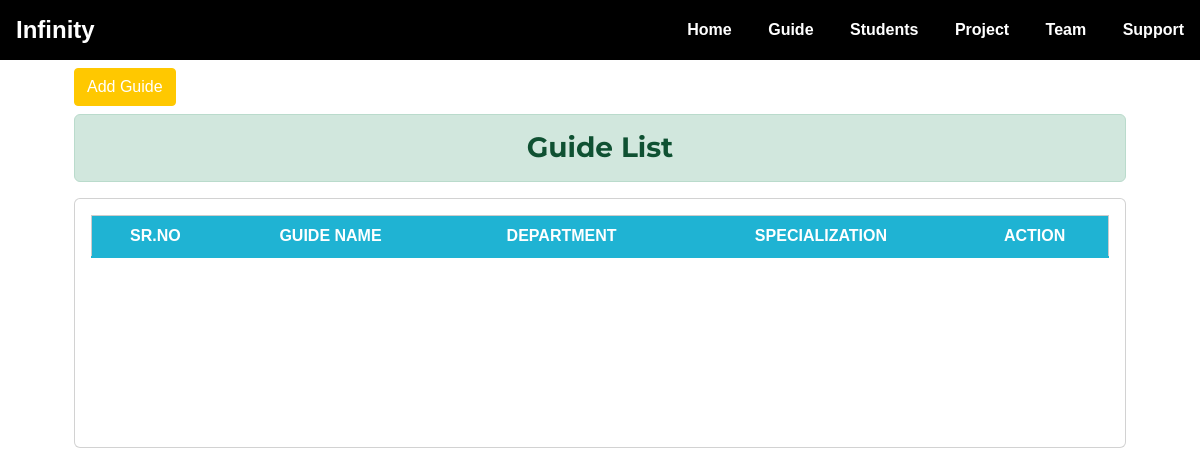
The page /guide/ on the database as committed earlier.
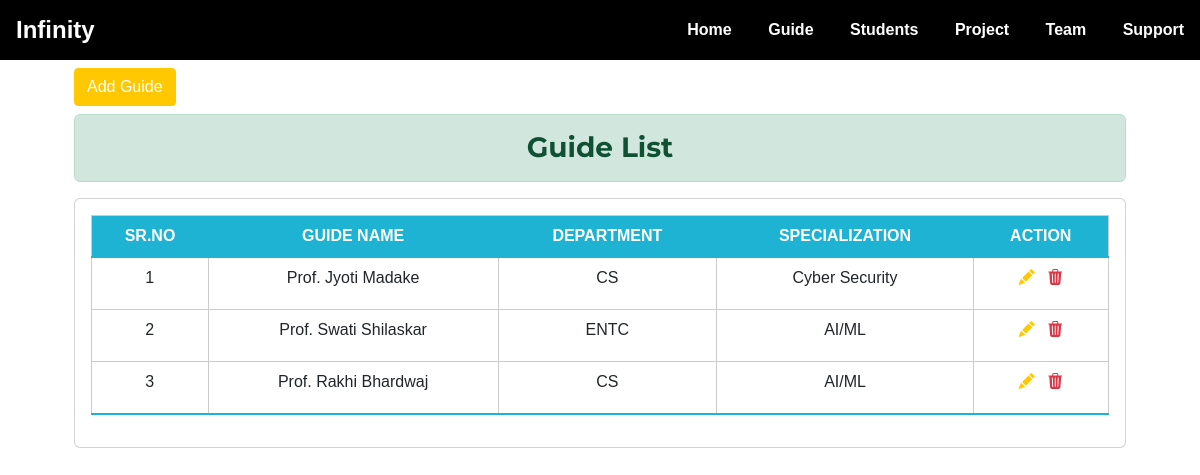
The same page on the database as committed later.
### guide/models.py (models this page shows, shortened)
class Guide(models.Model):
    guide_name = models.CharField(max_length=200)
    guide_department = models.CharField(
        max_length=200, choices=DEPARTMENT)
    guide_email = models.EmailField()
    guide_mobile = models.CharField(max_length=20)
    guide_specilization = models.CharField(
        max_length=50, choices=SPECIALIZATION)

### guide/views.py (the view)
# urls.py: path('', views.guide_list, name="guide_list"),
def guide_list(request):
    guides = Guide.objects.all()
    context = {'guides': guides}
    return render(request, "guide/guide.html", context)

### guide/templates/guide/guide.html (shortened to what this page needs)
{% extends 'home/base.html' %}
{% load static %}
{% block content %}
<div class="container">
    <div class="row m-2">
        <div class="col-md">
            <a href="{% url 'guide:add_guide' %}" class="btn btn-primary">Add Guide</a>
        </div>
    </div>
    <div class="row m-2">
        <div class="col-md">
            <h3 class="alert alert-success text-center">Guide List</h3>
            <div class="card card-body table-responsive">
                <table class="table">
                    <thead>
                        <tr>
                            <th>Sr.No</th>
                            <th>Guide Name</th>
                            <th>Department</th>
                            <th>Specialization </th>
                            <th>Action </th>
                        </tr>
                    </thead>
                    <tbody>
                        {% for guide in guides %}
                        <tr>
                            <td>{{ forloop.counter }}</td>
                            <td>Prof. {{guide.guide_name}}</td>
                            <td>{{guide.guide_department}}</td>
                            <td>{{guide.guide_specilization}} </td>
                            <td>
                                <a href="{% url 'guide:update_guide' guide.id %}" class="edit me-2" title="Edit"
                                    data-toggle="tooltip"><i class="bi bi-pencil-fill"></i></a>
                                <a href="{% url 'guide:delete_guide' guide.id %}" class="delete text-danger"
                                    title="Delete" data-toggle="tooltip"><i class="bi bi-trash3-fill"></i></a>
                            </td>
                        </tr>
                        {% endfor %}
                    </tbody>
                </table>
            </div>
        </div>
    </div>
</div>
{% endblock content %}

Rows that differ between the two databases and show on the page:
added Guide: guide_name "Jyoti Madake", guide_department "CS", guide_specilization "Cyber Security"
added Guide: guide_name "Swati Shilaskar", guide_department "ENTC", guide_specilization "AI/ML"
added Guide: guide_name "Rakhi Bhardwaj", guide_department "CS", guide_specilization "AI/ML"
